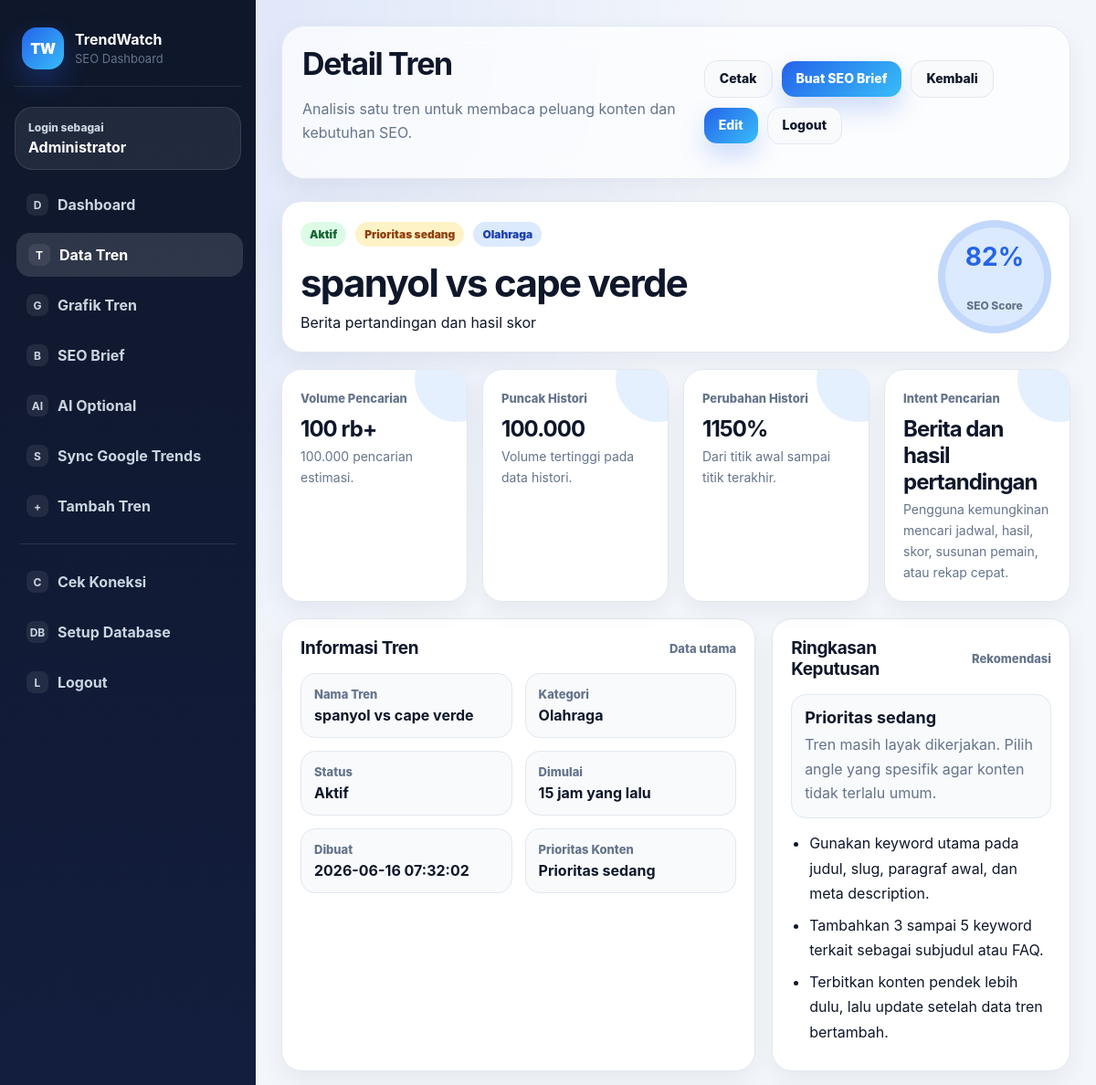
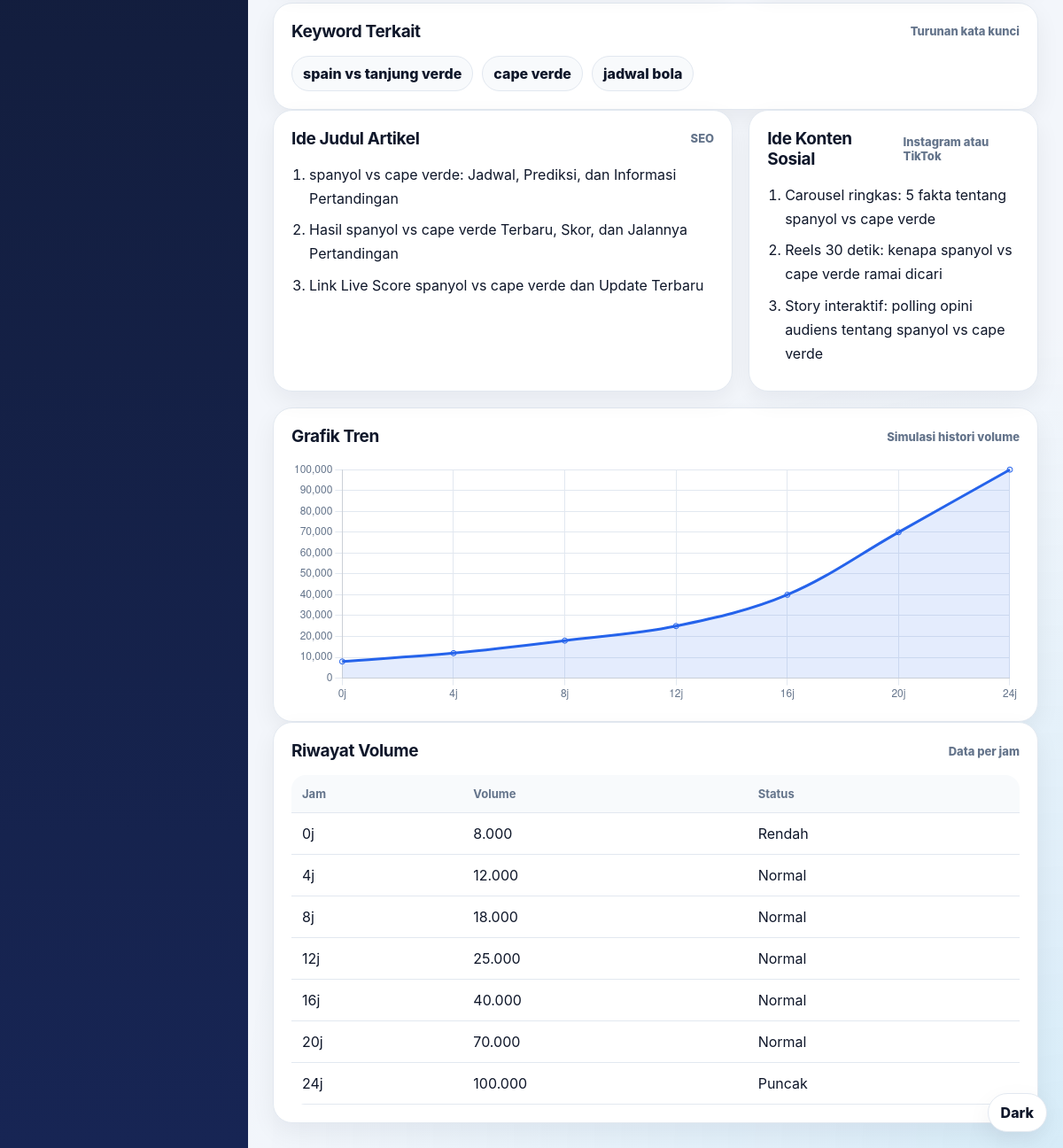
/admin/trend_detail.php?id=2 (signed in), run on the app's committed database (2 pictures, top to bottom).
### tables this page shows
CREATE TABLE trends (
        id INTEGER PRIMARY KEY AUTOINCREMENT,
        trend_name TEXT NOT NULL,
        search_volume INTEGER DEFAULT 0,
        volume_text TEXT,
        started_text TEXT,
        status TEXT DEFAULT 'Aktif',
        category TEXT DEFAULT 'Umum',
        related_keywords TEXT,
        seo_score INTEGER DEFAULT 0,
        content_angle TEXT,
        created_at DATETIME DEFAULT CURRENT_TIMESTAMP
    , source TEXT DEFAULT 'manual', source_url TEXT, external_id TEXT, last_synced_at DATETIME);

CREATE TABLE trend_histories (
        id INTEGER PRIMARY KEY AUTOINCREMENT,
        trend_id INTEGER NOT NULL,
        hour_label TEXT NOT NULL,
        volume INTEGER DEFAULT 0,
        created_at DATETIME DEFAULT CURRENT_TIMESTAMP,
        FOREIGN KEY (trend_id) REFERENCES trends(id) ON DELETE CASCADE
    );

### config/app.php (called while the page is built, shortened)
<?php
function app_base_url(): string
{
    $docRoot = isset($_SERVER['DOCUMENT_ROOT']) ? realpath($_SERVER['DOCUMENT_ROOT']) : false;
    $appRoot = APP_ROOT ? realpath(APP_ROOT) : false;
    if ($docRoot && $appRoot && substr($appRoot, 0, strlen($docRoot)) === $docRoot) {
        $relative = str_replace('\\', '/', substr($appRoot, strlen($docRoot)));
        $relative = '/' . trim($relative, '/');
        return $relative === '/' ? '' : $relative;
    }
    return '';
}
function url(string $path = ''): string
{
    $base = app_base_url();
    $path = trim($path, '/');
    return $path === '' ? ($base ?: '/') : $base . '/' . $path;
}
function e(?string $value): string
{
    return htmlspecialchars((string) $value, ENT_QUOTES, 'UTF-8');
}
function badge_class(string $status): string
{
    $status = strtolower($status);
    if ($status === 'aktif') {
        return 'success';
    }
    return 'info';
}

### admin/trend_detail.php (the view, shortened to what this page needs)
<?php
require_once __DIR__ . '/../config/database.php';
$id = (int) ($_GET['id'] ?? 0);
$stmt = $pdo->prepare('SELECT * FROM trends WHERE id = :id LIMIT 1');
$stmt->execute([':id' => $id]);
$trend = $stmt->fetch();
$stmt = $pdo->prepare('SELECT hour_label, volume FROM trend_histories WHERE trend_id = :id ORDER BY id ASC');
$stmt->execute([':id' => $id]);
$histories = $stmt->fetchAll();
$historyLabels = [];
$historyVolumes = [];
foreach ($histories as $history) {
    $historyLabels[] = $history['hour_label'];
    $historyVolumes[] = (int) $history['volume'];
}
$keywordItems = preg_split('/[,;\n]+/', (string) $trend['related_keywords']);
$keywordItems = array_values(array_filter(array_map('trim', $keywordItems)));
$maxVolume = $historyVolumes ? max($historyVolumes) : (int) $trend['search_volume'];
$minVolume = $historyVolumes ? min($historyVolumes) : 0;
$lastVolume = $historyVolumes ? end($historyVolumes) : (int) $trend['search_volume'];
$firstVolume = $historyVolumes ? reset($historyVolumes) : (int) $trend['search_volume'];
$growth = $firstVolume > 0 ? round((($lastVolume - $firstVolume) / $firstVolume) * 100, 1) : 0;
$seoScore = (int) $trend['seo_score'];
$searchVolume = (int) $trend['search_volume'];
$status = strtolower((string) $trend['status']);
$category = strtolower((string) $trend['category']);
if ($status === 'aktif' && $seoScore >= 85 && $searchVolume >= 50000) {
    $priorityLabel = 'Prioritas tinggi';
    $priorityClass = 'success';
    $priorityNote = 'Tren masih aktif, volume besar, dan skor SEO kuat. Buat konten secepatnya.';
} elseif ($seoScore >= 70 || $searchVolume >= 20000) {
    $priorityLabel = 'Prioritas sedang';
    $priorityClass = 'warning';
    $priorityNote = 'Tren masih layak dikerjakan. Pilih angle yang spesifik agar konten tidak terlalu umum.';
} else {
    $priorityLabel = 'Pantauan';
    $priorityClass = 'info';
    $priorityNote = 'Tren dapat dipantau dulu. Konten pendek lebih aman daripada artikel panjang.';
}
$intentLabel = 'Informasional';
$intentNote = 'Pengguna kemungkinan mencari penjelasan, konteks, arti, atau ringkasan terbaru.';
if (strpos($category, 'olahraga') !== false) {
    $intentLabel = 'Berita dan hasil pertandingan';
    $intentNote = 'Pengguna kemungkinan mencari jadwal, hasil, skor, susunan pemain, atau rekap cepat.';
} elseif (strpos($category, 'religi') !== false) {
    $intentLabel = 'Panduan dan referensi';
    $intentNote = 'Pengguna kemungkinan mencari teks, arti, tata cara, atau penjelasan yang mudah diikuti.';
} elseif (strpos($category, 'tokoh') !== false) {
    $intentLabel = 'Profil tokoh';
    $intentNote = 'Pengguna kemungkinan mencari biodata, latar belakang, alasan viral, dan fakta singkat.';
}
$trendName = (string) $trend['trend_name'];
$articleIdeas = [
    'Apa Itu ' . $trendName . '? Penjelasan Lengkap dan Fakta Terbaru',
    $trendName . ': Informasi Penting, Keyword Terkait, dan Alasan Banyak Dicari',
    'Kenapa ' . $trendName . ' Sedang Trending? Ini Ringkasan Lengkapnya',
];
if (strpos($category, 'olahraga') !== false) {
    $articleIdeas = [
        $trendName . ': Jadwal, Prediksi, dan Informasi Pertandingan',
        'Hasil ' . $trendName . ' Terbaru, Skor, dan Jalannya Pertandingan',
        'Link Live Score ' . $trendName . ' dan Update Terbaru',
    ];
} elseif (strpos($category, 'religi') !== false) {
    $articleIdeas = [
        ucwords($trendName) . ' Lengkap dengan Arti dan Penjelasannya',
        'Panduan ' . $trendName . ' yang Mudah Dipahami',
        'Kumpulan ' . $trendName . ' dan Amalan yang Berkaitan',
    ];
} elseif (strpos($category, 'tokoh') !== false) {
    $articleIdeas = [
        'Profil ' . ucwords($trendName) . ', Biodata, dan Fakta Singkat',
        'Siapa ' . ucwords($trendName) . '? Ini Alasan Namanya Banyak Dicari',
        'Fakta Menarik ' . ucwords($trendName) . ' yang Sedang Trending',
    ];
}
$socialIdeas = [
    'Carousel ringkas: 5 fakta tentang ' . $trendName,
    'Reels 30 detik: kenapa ' . $trendName . ' ramai dicari',
    'Story interaktif: polling opini audiens tentang ' . $trendName,
];
$recommendedActions = [
    'Gunakan keyword utama pada judul, slug, paragraf awal, dan meta description.',
    'Tambahkan 3 sampai 5 keyword terkait sebagai subjudul atau FAQ.',
    'Terbitkan konten pendek lebih dulu, lalu update setelah data tren bertambah.',
];
require_once __DIR__ . '/../includes/header.php';
require_once __DIR__ . '/../includes/sidebar.php';
?>
<main class="main-content">
    <header class="topbar no-print">
        <div>
            <h1>Detail Tren</h1>
            <p>Analisis satu tren untuk membaca peluang konten dan kebutuhan SEO.</p>
        </div>
        <div class="admin-profile">
            <button type="button" class="btn btn-secondary" onclick="window.print()">Cetak</button>
            <form method="post" action="<?= e(url('admin/content_briefs.php')) ?>" class="inline-form">
                <button type="submit" class="btn btn-primary">Buat SEO Brief</button>
            </form>
            <a href="<?= e(url('admin/trends.php')) ?>" class="btn btn-secondary">Kembali</a>
            <a href="<?= e(url('admin/trend_edit.php?id=' . $trend['id'])) ?>" class="btn btn-primary">Edit</a>
            <a href="<?= e(url('auth/logout.php')) ?>" class="btn btn-secondary">Logout</a>
        </div>
    </header>
    <section class="detail-hero panel">
        <div>
            <div class="badge-row">
                <span class="badge <?= e(badge_class($trend['status'])) ?>"><?= e($trend['status']) ?></span>
                <span class="badge <?= e($priorityClass) ?>"><?= e($priorityLabel) ?></span>
                <span class="badge info"><?= e($trend['category']) ?></span>
            </div>
            <h2><?= e($trend['trend_name']) ?></h2>
            <p><?= e($trend['content_angle'] ?: 'Belum ada angle konten. Tambahkan angle agar analisis lebih kuat.') ?></p>
        </div>
        <div class="score-circle">
            <strong><?= (int) $trend['seo_score'] ?>%</strong>
            <span>SEO Score</span>
        </div>
    </section>
    <section class="stats-grid detail-stats">
        <article class="stat-card">
            <span>Volume Pencarian</span>
            <strong><?= e($trend['volume_text']) ?></strong>
            <p><?= number_format($searchVolume, 0, ',', '.') ?> pencarian estimasi.</p>
        </article>
        <article class="stat-card">
            <span>Puncak Histori</span>
            <strong><?= number_format($maxVolume, 0, ',', '.') ?></strong>
            <p>Volume tertinggi pada data histori.</p>
        </article>
        <article class="stat-card">
            <span>Perubahan Histori</span>
            <strong><?= e((string) $growth) ?>%</strong>
            <p>Dari titik awal sampai titik terakhir.</p>
        </article>
        <article class="stat-card">
            <span>Intent Pencarian</span>
            <strong><?= e($intentLabel) ?></strong>
            <p><?= e($intentNote) ?></p>
        </article>
    </section>
    <section class="dashboard-grid">
        <article class="panel">
            <div class="panel-header">
                <h2>Informasi Tren</h2>
                <span>Data utama</span>
            </div>
            <div class="detail-grid">
                <div>
                    <span>Nama Tren</span>
                    <strong><?= e($trend['trend_name']) ?></strong>
                </div>
                <div>
                    <span>Kategori</span>
                    <strong><?= e($trend['category']) ?></strong>
                </div>
                <div>
                    <span>Status</span>
                    <strong><?= e($trend['status']) ?></strong>
                </div>
                <div>
                    <span>Dimulai</span>
                    <strong><?= e($trend['started_text']) ?></strong>
                </div>
                <div>
                    <span>Dibuat</span>
                    <strong><?= e($trend['created_at']) ?></strong>
                </div>
                <div>
                    <span>Prioritas Konten</span>
                    <strong><?= e($priorityLabel) ?></strong>
                </div>
            </div>
        </article>
        <article class="panel">
            <div class="panel-header">
                <h2>Ringkasan Keputusan</h2>
                <span>Rekomendasi</span>
            </div>
            <div class="insight-box">
                <strong><?= e($priorityLabel) ?></strong>
                <p><?= e($priorityNote) ?></p>
            </div>
            <ul class="clean-list">
                <?php foreach ($recommendedActions as $action): ?>
                    <li><?= e($action) ?></li>
                <?php endforeach; ?>
            </ul>
        </article>
    </section>
    <section class="panel">
        <div class="panel-header">
            <h2>Keyword Terkait</h2>
            <span>Turunan kata kunci</span>
        </div>
        <?php if ($keywordItems): ?>
            <div class="keyword-chip-wrap">
                <?php foreach ($keywordItems as $keyword): ?>
                    <span class="keyword-chip"><?= e($keyword) ?></span>
                <?php endforeach; ?>
            </div>
        <?php else: ?>
            <p class="muted">Keyword terkait belum tersedia.</p>
        <?php endif; ?>
    </section>
    <section class="dashboard-grid">
        <article class="panel">
            <div class="panel-header">
                <h2>Ide Judul Artikel</h2>
                <span>SEO</span>
            </div>
            <ol class="idea-list">
                <?php foreach ($articleIdeas as $idea): ?>
                    <li><?= e($idea) ?></li>
                <?php endforeach; ?>
            </ol>
        </article>
        <article class="panel">
            <div class="panel-header">
                <h2>Ide Konten Sosial</h2>
                <span>Instagram atau TikTok</span>
            </div>
            <ol class="idea-list">
                <?php foreach ($socialIdeas as $idea): ?>
                    <li><?= e($idea) ?></li>
                <?php endforeach; ?>
            </ol>
        </article>
    </section>
    <section class="panel">
        <div class="panel-header">
            <h2>Grafik Tren</h2>
            <span>Simulasi histori volume</span>
        </div>
        <?php if ($histories): ?>
            <canvas id="detailHistoryChart" height="100"></canvas>
        <?php else: ?>
            <p class="muted">Histori grafik belum tersedia.</p>
        <?php endif; ?>
    </section>
    <section class="panel">
        <div class="panel-header">
            <h2>Riwayat Volume</h2>
            <span>Data per jam</span>
        </div>
        <?php if ($histories): ?>
            <div class="table-responsive">
                <table class="data-table">
                    <thead>
                        <tr>
                            <th>Jam</th>
                            <th>Volume</th>
                            <th>Status</th>
                        </tr>
                    </thead>
                    <tbody>
                        <?php foreach ($histories as $history): ?>
                            <?php
                            $volume = (int) $history['volume'];
                            $volumeStatus = $volume >= $maxVolume ? 'Puncak' : ($volume <= $minVolume ? 'Rendah' : 'Normal');
                            ?>
                            <tr>
                                <td><?= e($history['hour_label']) ?></td>
                                <td><?= number_format($volume, 0, ',', '.') ?></td>
                                <td><?= e($volumeStatus) ?></td>
                            </tr>
                        <?php endforeach; ?>
                    </tbody>
                </table>
            </div>
        <?php else: ?>
            <p class="muted">Belum ada data riwayat volume.</p>
        <?php endif; ?>
    </section>
</main>
<script>
window.trendwatchDetailChart = {
    labels: <?= json_encode($historyLabels) ?>,
    volumes: <?= json_encode($historyVolumes) ?>
};
</script>
<?php require_once __DIR__ . '/../includes/footer.php'; ?>

### data on the page
trends: status "Aktif", priorityLabel "Prioritas sedang", category "Olahraga", trend_name "spanyol vs cape verde", content_angle "Berita pertandingan dan hasil skor", seo_score "82", volume_text "100 rb+", search_volume "100.000", category "Berita dan hasil pertandingan", category "Pengguna kemungkinan mencari jadwal, hasil, skor, susunan pemain, atau rekap cepat.", started_text "15 jam yang lalu", created_at "2026-06-16 07:32:02", priorityNote "Tren masih layak dikerjakan. Pilih angle yang spesifik agar konten tidak terlalu umum.", related_keywords "spain vs tanjung verde", related_keywords "cape verde", related_keywords "jadwal bola", trend_name "spanyol vs cape verde: Jadwal, Prediksi, dan Informasi Pertandingan", trend_name "Hasil spanyol vs cape verde Terbaru, Skor, dan Jalannya Pertandingan", trend_name "Link Live Score spanyol vs cape verde dan Update Terbaru", trend_name "Carousel ringkas: 5 fakta tentang spanyol vs cape verde", trend_name "Reels 30 detik: kenapa spanyol vs cape verde ramai dicari", trend_name "Story interaktif: polling opini audiens tentang spanyol vs cape verde"
trend_histories: hour_label "0j", volume "8.000", volume "Rendah"
trend_histories: hour_label "4j", volume "12.000", volume "Normal"
trend_histories: hour_label "8j", volume "18.000", volume "Normal"
trend_histories: hour_label "12j", volume "25.000", volume "Normal"
trend_histories: hour_label "16j", volume "40.000", volume "Normal"
trend_histories: hour_label "20j", volume "70.000", volume "Normal"
trend_histories: hour_label "24j", volume "100.000", volume "Puncak"

### other printed values
current_admin_name() "Administrator"
$maxVolume "100.000"
$growth "1150"
$action "Gunakan keyword utama pada judul, slug, paragraf awal, dan meta description."
$action "Tambahkan 3 sampai 5 keyword terkait sebagai subjudul atau FAQ."
$action "Terbitkan konten pendek lebih dulu, lalu update setelah data tren bertambah."
chart data {{ json_encode($historyLabels) }} ["0j","4j","8j","12j","16j","20j","24j"]
chart data {{ json_encode($historyVolumes) }} [8000,12000,18000,25000,40000,70000,100000]
